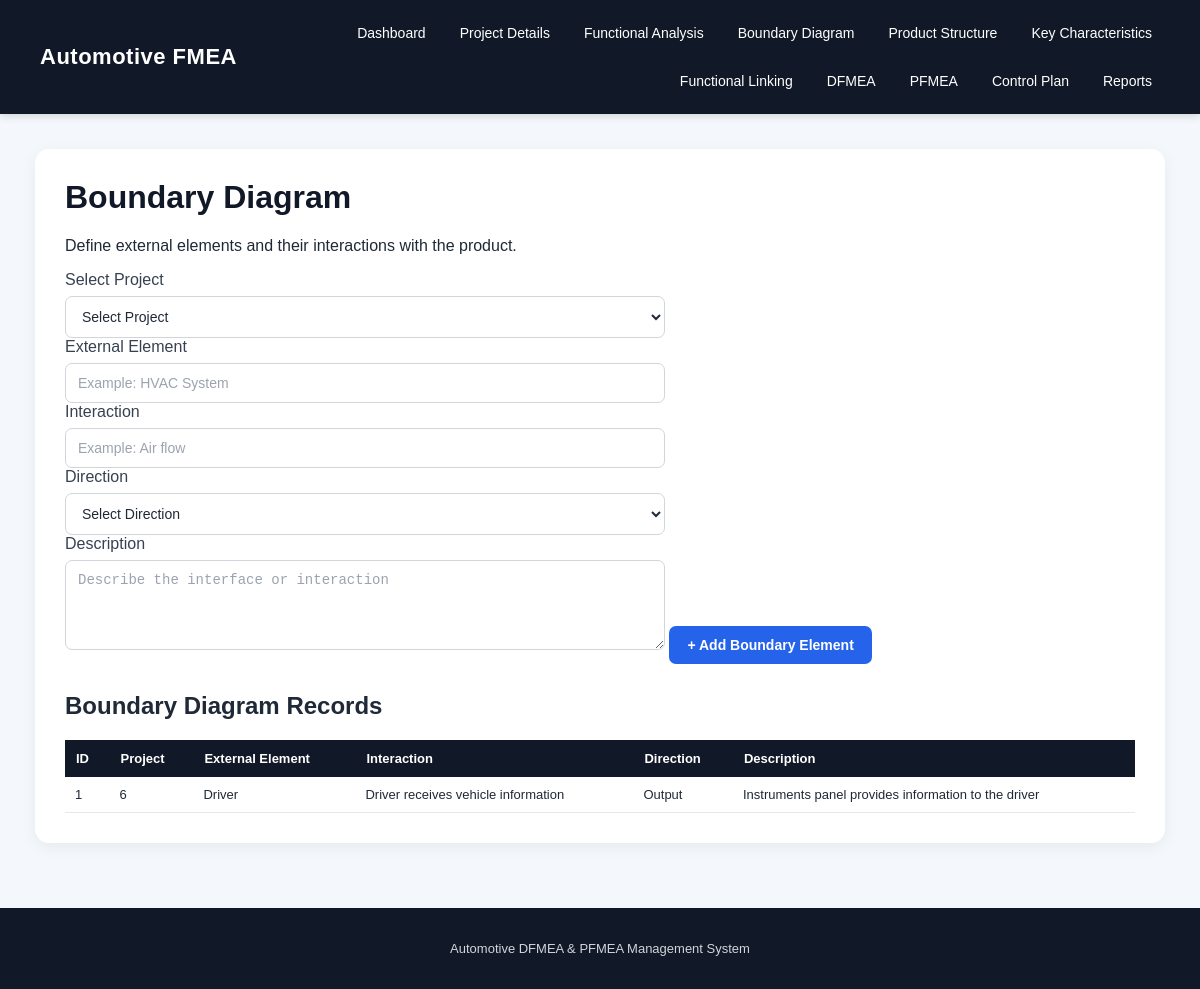
/boundary-diagram, run on the app's committed database.
### tables this page shows
CREATE TABLE boundary_diagram (
            id INTEGER PRIMARY KEY AUTOINCREMENT,
            project_id INTEGER,
            external_element TEXT NOT NULL,
            interaction TEXT,
            direction TEXT,
            description TEXT,
            FOREIGN KEY (project_id) REFERENCES projects(id)
        );

### app.py (the view, shortened to what this page needs)
@app.route("/boundary-diagram", methods=["GET", "POST"])
def boundary_diagram():
    conn = get_db()
    projects = conn.execute("""
        SELECT *
        FROM projects
        ORDER BY project_name
    """).fetchall()
    boundaries = conn.execute("""
        SELECT
            bd.id,
            bd.project_id,
            bd.external_element,
            bd.interaction,
            bd.direction,
            bd.description,
            p.project_name
        FROM boundary_diagram AS bd
        LEFT JOIN projects AS p
            ON bd.project_id = p.id
        ORDER BY bd.id DESC
    """).fetchall()
    conn.close()
    return render_template(
        "boundary_diagram.html",
        projects=projects,
        boundaries=boundaries
    )

### app.py (called while the page is built)
def get_db():
    os.makedirs("database", exist_ok=True)
    conn = sqlite3.connect(DATABASE)
    conn.row_factory = sqlite3.Row
    return conn

### templates/boundary_diagram.html (shortened to what this page needs)
{% extends "base.html" %}
{% block content %}
<div class="container">
    <h1>Boundary Diagram</h1>
    <p>
        Define external elements and their interactions with the product.
    </p>
    <form method="POST">
        <label>Select Project</label>
        <select name="project_id" required>
            <option value="">Select Project</option>
        </select>
        <label>External Element</label>
        <input
            type="text"
            name="external_element"
            placeholder="Example: HVAC System"
            required
        >
        <label>Interaction</label>
        <input
            type="text"
            name="interaction"
            placeholder="Example: Air flow"
            required
        >
        <label>Direction</label>
        <select name="direction" required>
            <option value="">Select Direction</option>
        </select>
        <label>Description</label>
        <textarea
            name="description"
            placeholder="Describe the interface or interaction"
        ></textarea>
        <button type="submit">
            + Add Boundary Element
        </button>
    </form>
    <h2>Boundary Diagram Records</h2>
    <table>
        <thead>
            <tr>
                <th>ID</th>
                <th>Project</th>
                <th>External Element</th>
                <th>Interaction</th>
                <th>Direction</th>
                <th>Description</th>
            </tr>
        </thead>
        <tbody>
            {% for boundary in boundaries %}
            <tr>
                <td>{{ boundary[0] }}</td>
                <td>{{ boundary[1] }}</td>
                <td>{{ boundary[2] }}</td>
                <td>{{ boundary[3] }}</td>
                <td>{{ boundary[4] }}</td>
                <td>{{ boundary[5] }}</td>
            </tr>
            {% endfor %}
        </tbody>
    </table>
</div>
{% endblock %}

### static/css/style.css (style rules this page uses)
* { box-sizing: border-box; }
body { margin: 0; font-family: Arial, Helvetica, sans-serif; background: #f4f7fb; color: #1f2937; }
.primary-btn, button { display: inline-block; background: #2563eb; color: white; border: none; padding: 11px 18px; border-radius: 7px; cursor: pointer; text-decoration: none; font-size: 14px; font-weight: 600; transition: background 0.2s, transform 0.15s; }
.container { max-width: 1250px; margin: auto; background: white; padding: 30px; border-radius: 14px; box-shadow: 0 4px 15px rgba(0, 0, 0, 0.06); overflow-x: auto; }
.container h1 { margin-top: 0; color: #111827; }
.container h2 { margin-top: 28px; color: #1f2937; }
form { margin-top: 15px; }
label { display: block; margin-bottom: 7px; color: #374151; font-weight: 500; }
input, select, textarea { width: 100%; max-width: 600px; padding: 11px 12px; border: 1px solid #d1d5db; border-radius: 7px; font-size: 14px; background: white; color: #1f2937; }
textarea { resize: vertical; min-height: 90px; }
input::placeholder, textarea::placeholder { color: #9ca3af; }
table { border-collapse: collapse; margin-top: 15px; background: white; width: 100%; }
th { background: #111827; color: white; padding: 11px; text-align: left; font-size: 13px; white-space: nowrap; }
td { padding: 10px; border-bottom: 1px solid #e5e7eb; font-size: 13px; vertical-align: top; }
.container table { min-width: 800px; }

### data on the page
boundary_diagram: id "1", project "6", external_element "Driver", interaction "Driver receives vehicle information", direction "Output", description "Instruments panel provides information to the driver"
